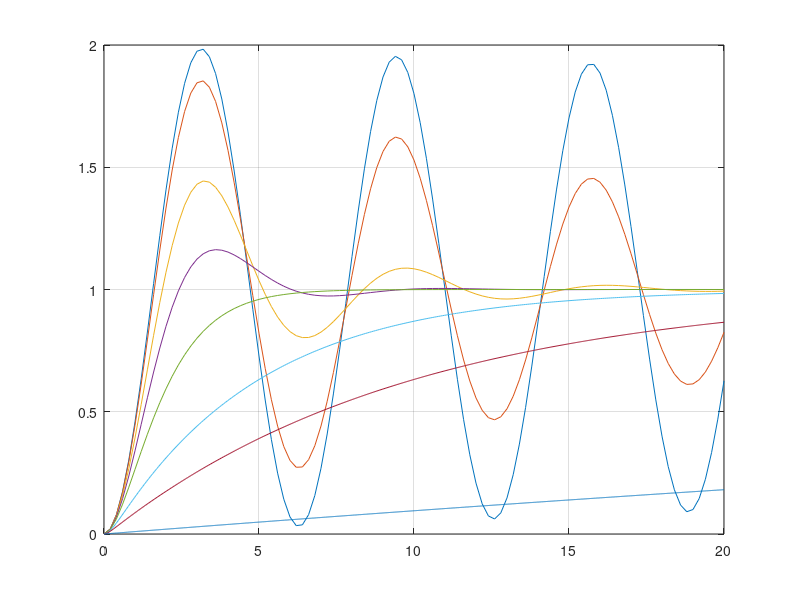

Write the MATLAB code that produced this figure.
clear all;close all;clc;
pkg load control
m = 1;
k = 1;
b = [0.01 0.1 0.5 1 2 5 10 100];
t_max = 20;

figure
for n = 1:length(b)
  A = [0 1; -k/m -b(n)/m];
  B = [0; 1/m];
  C = [1 0];
  D = [0];
  sys = ss(A,B,C,D);
  [y t]=step(sys,t_max);

  plot(t,y)
  grid on
  axis([0 t_max 0 2])
  hold on
endfor
